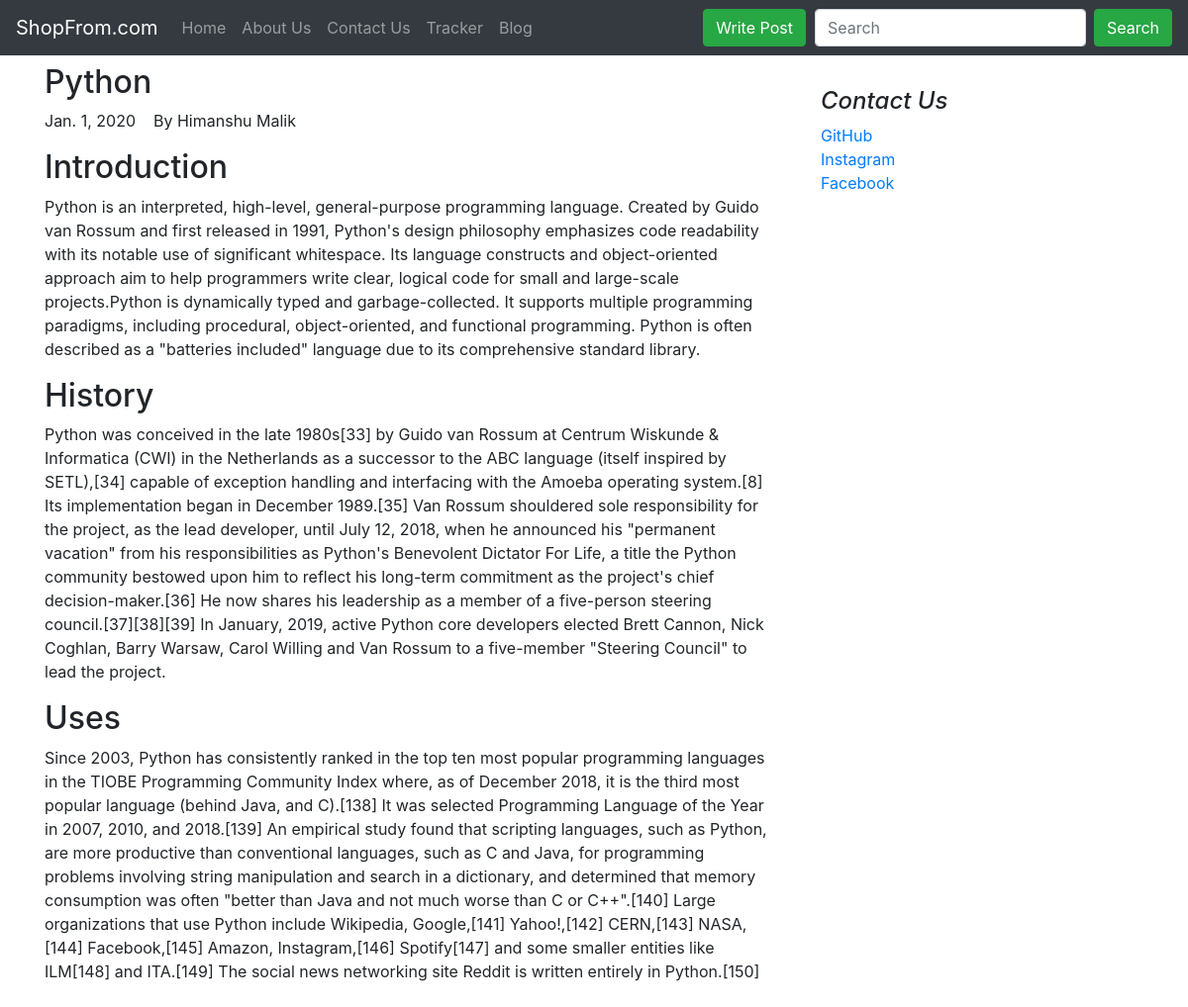
Screenshot of /blog/blogpost/5 with the database file from the repository.
### blog/models.py (models this page shows, shortened)
class Blogpost(models.Model):
    blogpost_id = models.AutoField
    title = models.CharField(max_length=50)
    publisher = models.CharField(max_length=100)
    head1 = models.CharField(max_length=500, default="")
    chead1 = models.CharField(max_length=5000, default="")
    head2 = models.CharField(max_length=500, default="")
    chead2 = models.CharField(max_length=5000, default="")
    head3 = models.CharField(max_length=500, default="")
    chead3 = models.CharField(max_length=5000, default="")
    pub_date = models.DateField()

### blog/views.py (the view)
# urls.py: path("blogpost/<int:ordid>", views.blogpost, name="BlogPost"),
def blogpost(request,ordid):
    post=Blogpost.objects.filter(id=ordid)[0]
    return render(request,'blog/blogpost.html',{'post':post})

### blog/templates/blog/blogpost.html (shortened to what this page needs)
{% extends 'blog/basic.html' %}
{% block body%}
<div class="container my-2">
    <div class="row">
    <div class="col-md-8 blog-main">
      <div class="blog-post">
        <h2 class="blog-post-title">{{post.title}}</h2>
        <p class="blog-post-meta">{{post.pub_date}} &nbsp&nbsp By {{post.publisher}}</p>
        <h2>{{post.head1}}</h2>
        <p>{{post.chead1}}</p>
        <h2>{{post.head2}}</h2>
        <p>{{post.chead2}}</p>
        <h2>{{post.head3}}</h2>
        <p>{{post.chead3}}</p>
        </div>
    </div>
    <aside class="col-md-4 blog-sidebar">
      <div class="p-4">
        <h4 class="font-italic">Contact Us</h4>
        <ol class="list-unstyled">
          <li><a href="#">GitHub</a></li>
          <li><a href="#">Instagram</a></li>
          <li><a href="#">Facebook</a></li>
        </ol>
      </div>
    </aside>
  </div>
</div>
{% endblock %}

### rows the page displays
Blogpost: title "Python", pub_date "Jan. 1, 2020", publisher "Himanshu Malik", head1 "Introduction", chead1 "Python is an interpreted, high-level, general-purpose programming language. Created by Guido van Rossum and first released in 1991, Python's design philosophy emphasizes code readability with its notable use of significant whitespace. Its language constructs and object-oriented approach aim to help programmers write clear, logical code for small and large-scale projects.Python is dynamically typed and garbage-collected. It supports multiple programming paradigms, including procedural, object-oriented, and functional programming. Python is often described as a \"batteries included\" language due to its comprehensive standard library.", head2 "History", chead2 "Python was conceived in the late 1980s[33] by Guido van Rossum at Centrum Wiskunde & Informatica (CWI) in the Netherlands as a successor to the ABC language (itself inspired by SETL),[34] capable of exception handling and interfacing with the Amoeba operating system.[8] Its implementation began in December 1989.[35] Van Rossum shouldered sole responsibility for the project, as the lead developer, until July 12, 2018, when he announced his \"permanent vacation\" from his responsibilities as Python's Benevolent Dictator For Life, a title the Python community bestowed upon him to reflect his long-term commitment as the project's chief decision-maker.[36] He now shares his leadership as a member…", head3 "Uses", chead3 "Since 2003, Python has consistently ranked in the top ten most popular programming languages in the TIOBE Programming Community Index where, as of December 2018, it is the third most popular language (behind Java, and C).[138] It was selected Programming Language of the Year in 2007, 2010, and 2018.[139] An empirical study found that scripting languages, such as Python, are more productive than conventional languages, such as C and Java, for programming problems involving string manipulation and search in a dictionary, and determined that memory consumption was often \"better than Java and not much worse than C or C++\".[140] Large organizations that use Python include Wikipedia, Google,[141]…"
